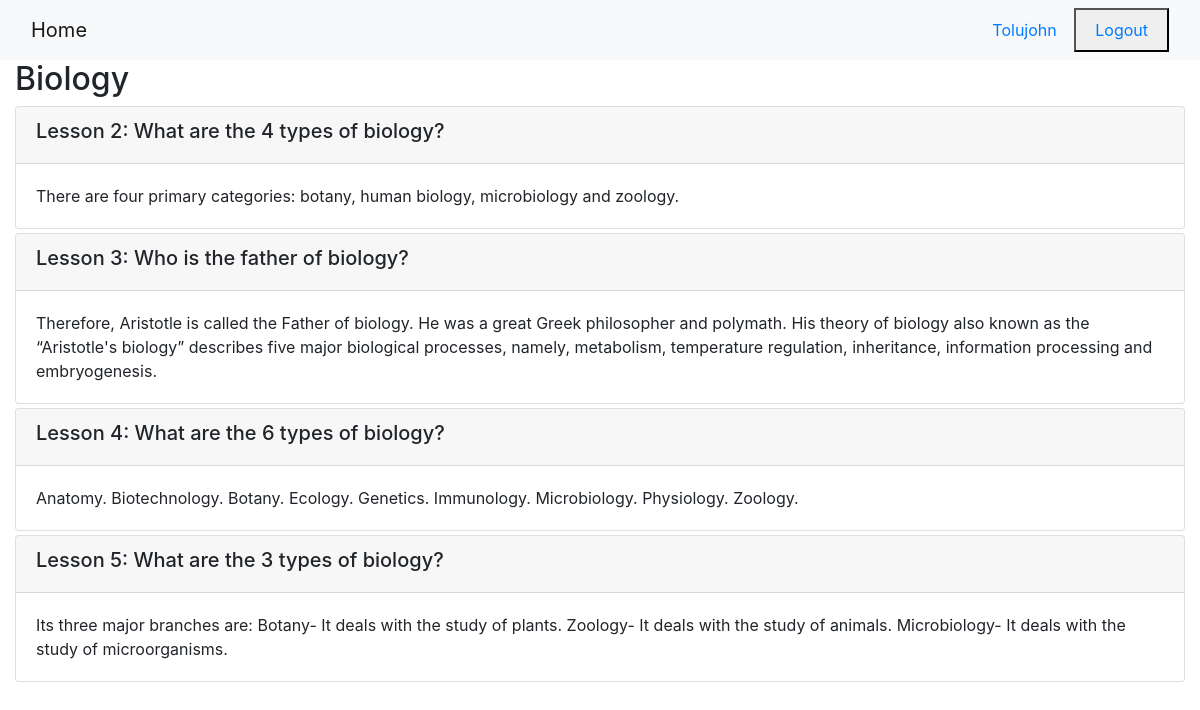
Screenshot of /4/ (signed in) with the database file from the repository.
### studyonline/models.py (models this page shows, shortened)
class Course(models.Model):
    name = models.CharField(null=False, max_length=30, default='online course')
    image = models.ImageField(upload_to='course_images/')
    description = models.CharField(max_length=1000)
    pub_date = models.DateField(null=True)
    instructors = models.ManyToManyField(Instructor)
    users = models.ManyToManyField(settings.AUTH_USER_MODEL, through='Enrollment')
    total_enrollment = models.IntegerField(default=0)
    is_enrolled = False

class Lesson(models.Model):
    title = models.CharField(max_length=200, default="title")
    order = models.IntegerField(default=0)
    course = models.ForeignKey(Course, on_delete=models.CASCADE)
    content = models.TextField()

### studyonline/views.py (the view)
# urls.py: path('<int:pk>/', views.CourseDetailView.as_view(), name='course_details'),
class CourseDetailView(generic.DetailView):
    model = Course
    template_name = 'studyonline/course_detail_bootstrap.html'

### studyonline/templates/studyonline/course_detail_bootstrap.html (shortened to what this page needs)
<!DOCTYPE html>
<html lang="en">
<head>
     {% load static %}
    <link rel="stylesheet" href="https://maxcdn.bootstrapcdn.com/bootstrap/4.5.2/css/bootstrap.min.css">
</head>
<body>
    <nav class="navbar navbar-light bg-light">
        <div class="container-fluid">
            <div class="navbar-header">
                  <a class="navbar-brand" href="{% url 'studyonline:index' %}">Home</a>
            </div>
            <ul class="nav navbar-nav navbar-right">
                {% if user.is_authenticated %}
                <li>
                    <a class="btn btn-link" href="#">{{ user.first_name }} {{ user.username|capfirst }}</a>
                    <button><a class="btn btn-link" href="{% url 'studyonline:logout' %}">Logout</a></button>
                </li>
                {% endif %}
            </ul>
        </div>
    </nav>
    <div class="container-fluid">
            <h2>{{ course.name }}</h2>
            <div class="card-columns-vertical">
                {% for lesson in course.lesson_set.all %}
                    <div class="card mt-1">
                        <div class="card-header"><h5>Lesson {{lesson.order|add:1}}: {{lesson.title}}</h5></div>
                        <div class="card-body">{{lesson.content}}</div>
                    </div>
                {% endfor %}
            </div>
    </div>
</body>
</html>

### rows the page displays
Course: name "Biology"
Lesson: order|add "2", title "What are the 4 types of biology?", content "There are four primary categories: botany, human biology, microbiology and zoology."
Lesson: order|add "3", title "Who is the father of biology?", content "Therefore, Aristotle is called the Father of biology. He was a great Greek philosopher and polymath. His theory of biology also known as the “Aristotle's biology” describes five major biological processes, namely, metabolism, temperature regulation, inheritance, information processing and embryogenesis."
Lesson: order|add "4", title "What are the 6 types of biology?", content "Anatomy. Biotechnology. Botany. Ecology. Genetics. Immunology. Microbiology. Physiology. Zoology."
Lesson: order|add "5", title "What are the 3 types of biology?", content "Its three major branches are: Botany- It deals with the study of plants. Zoology- It deals with the study of animals. Microbiology- It deals with the study of microorganisms."

### other values shown
{{ user.username|capfirst }} "Tolujohn"
